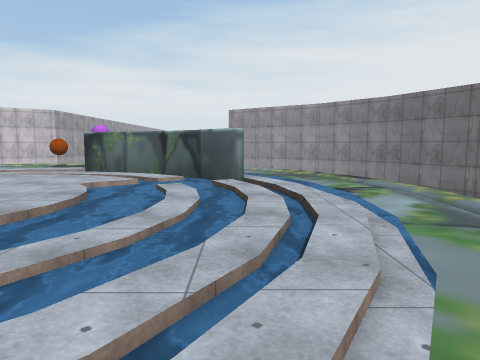
View 1 (above)

18 first-person views from a walk through a Unity game level. The camera is 1.3 m above the floor, tilts 6° down and sees 70° across. The floor is counted in squares, 2 m on a side. Each view is taken from the middle of a square. On the plan, view 1 faces up. The plan holds only what a view shows up to about 10 squares ahead; the rest is blank. The place goes on beyond the plan. The player character is not drawn. Some surface patterns are stand-ins.

View 2
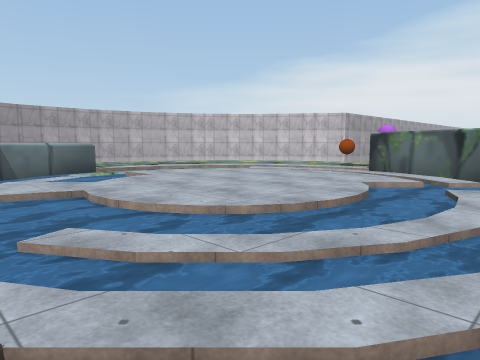

View 3
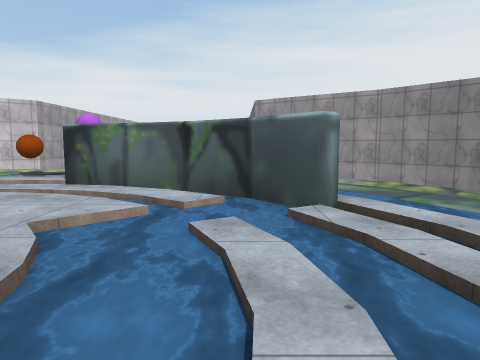

View 4
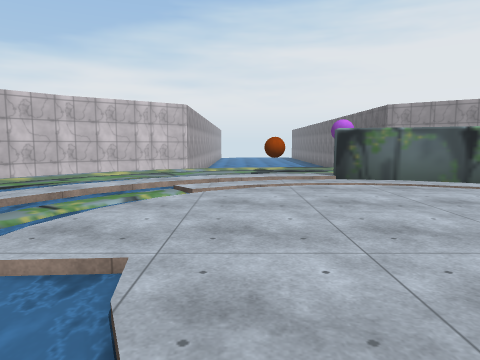

View 5
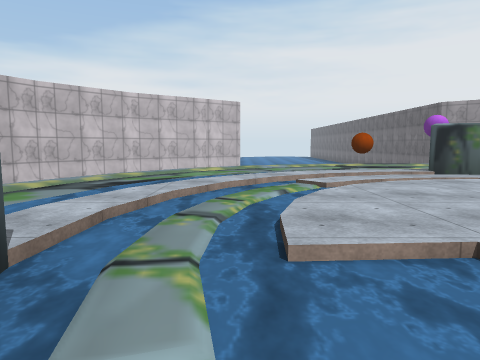

View 6
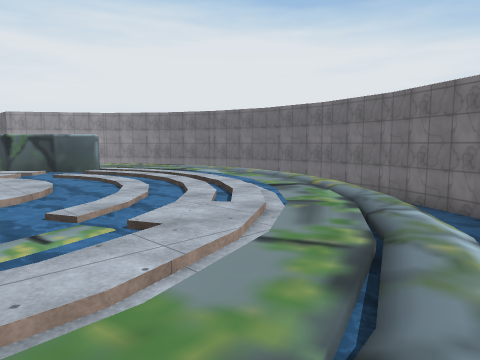

View 7
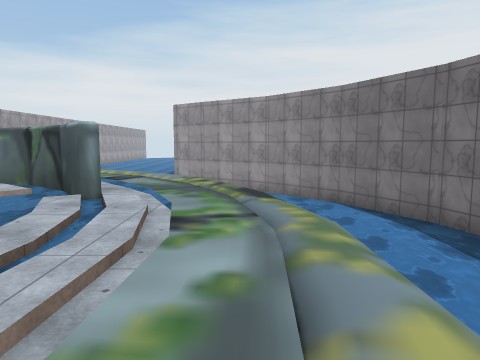

View 8
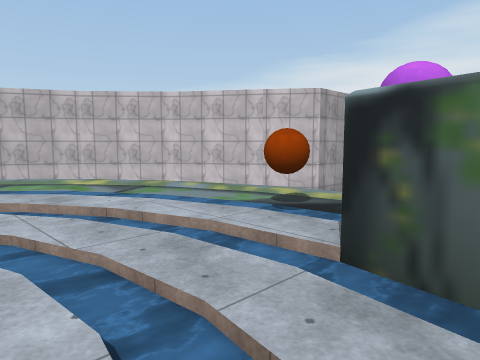

View 9
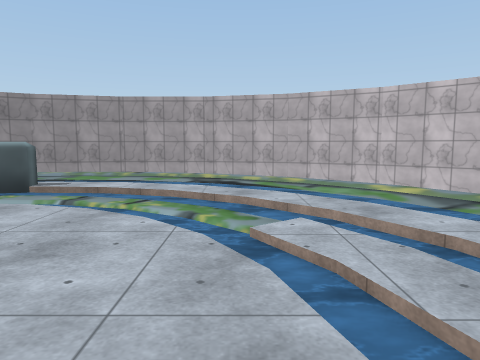

View 10
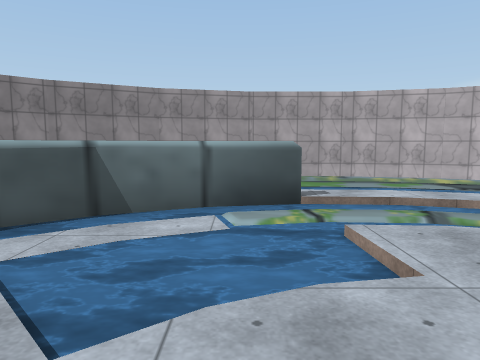

View 11
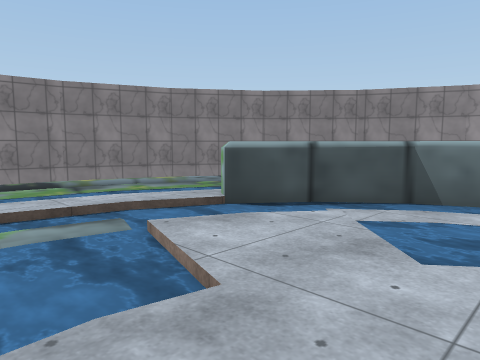

View 12
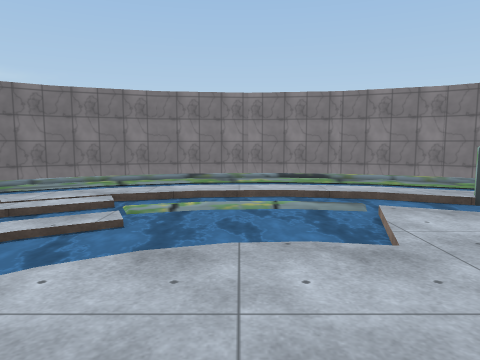

View 13
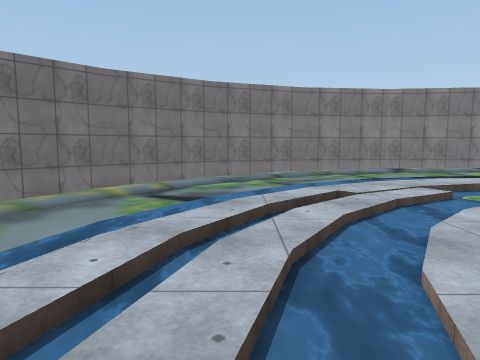

View 14
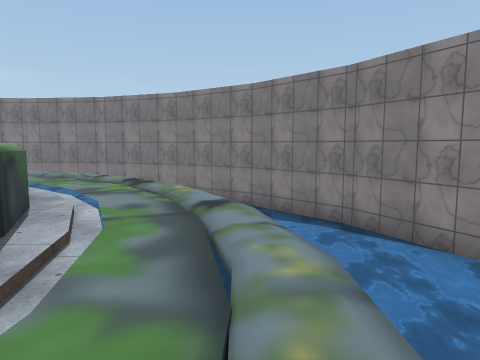

View 15
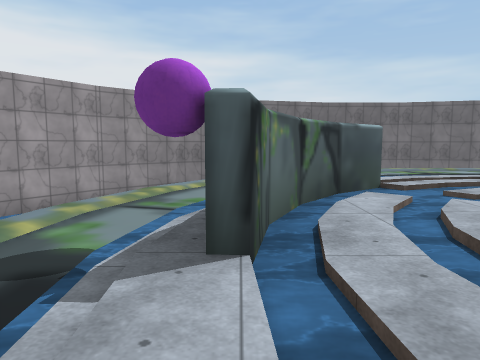

View 16
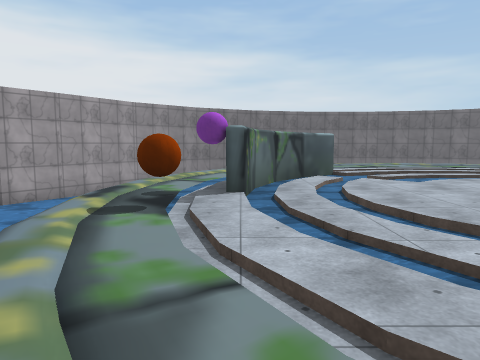

View 17
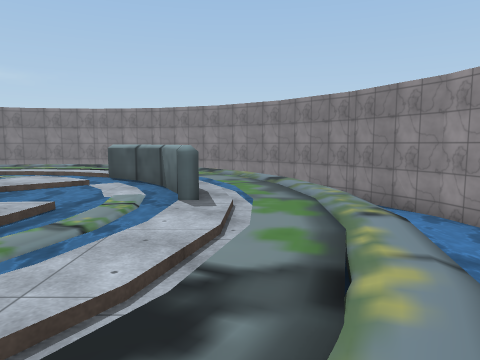

View 18
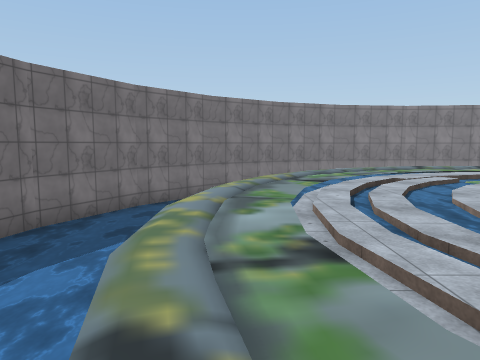

### Floor plan
Key: @ floor where view 1 was taken; # wall or solid block; . main floor; - floor 0.25 m lower than the main floor; / step, stairs or slope; ~ water the walk can cross; ≈ water the walk keeps out of; ^ raised ledge; O other object.
Columns run from 14 left of view 1 to 5 right of it. Each row starts with its distance up from view 1.
 13   ##≈      ≈≈   ###
 12  ##≈             ≈##
 11 ##≈    ≈≈≈≈≈≈    ≈≈#
 10 #≈   ≈...O....≈  ≈≈#
  9 #   ≈.//..O##/.≈  ≈≈
  8 ≈   .//~....##/.≈ ≈≈
  7 ≈  ≈./~.~...~≈#/. ≈≈
  6    ./.......~~./.≈≈≈
  5   ≈./~~.....~../.≈≈
  4  ≈≈./~~.....~~~/.≈≈
  3 ≈≈≈//#~~....~../.≈≈≈
  2 ≈≈≈≈/^-~...~~~./. ≈≈
  1 ≈≈≈≈/##~.~~~~.//≈ ≈≈
  0 #≈≈ ..##~-≈-./@/≈ ≈≈
 -1 #≈≈ ≈..//..////≈ ≈≈#
 -2 ##≈   ≈/.//.//≈  ≈##
 -3  ##≈   ≈≈≈.≈≈≈   ##
 -4   ##≈          ≈##
 -5    ###≈≈     ≈###
 -6      ##########

Where each view was taken, in squares from view 1:
view 1: 0 up, 0 right, facing up
view 2: 0 up, 0 right, facing up-left
view 3: 3 up, 1 left, facing up
view 4: 2 up, 6 left, facing up
view 5: 2 up, 8 left, facing up
view 6: 3 down, 4 left, facing up-right
view 7: 2 up, 2 right, facing up
view 8: 7 up, 3 left, facing up-left
view 9: 7 up, 4 left, facing left
view 10: 3 up, 5 left, facing left
view 11: 3 up, 4 left, facing down-left
view 12: 4 up, 4 left, facing down
view 13: 4 up, 0 right, facing down
view 14: 5 up, 11 left, facing down
view 15: 9 up, 6 left, facing right
view 16: 9 up, 9 left, facing right
view 17: 8 up, 10 left, facing down
view 18: 7 up, 2 right, facing down
